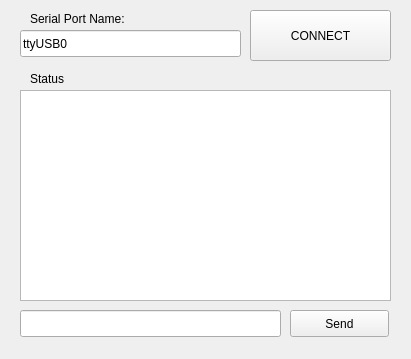
<?xml version="1.0" encoding="UTF-8"?>
<ui version="4.0">
 <class>ConnectionWindow</class>
 <widget class="QWidget" name="ConnectionWindow">
  <property name="geometry">
   <rect>
    <x>0</x>
    <y>0</y>
    <width>411</width>
    <height>359</height>
   </rect>
  </property>
  <property name="windowTitle">
   <string>Form</string>
  </property>
  <widget class="QLabel" name="lblSerial">
   <property name="geometry">
    <rect>
     <x>30</x>
     <y>10</y>
     <width>121</width>
     <height>17</height>
    </rect>
   </property>
   <property name="text">
    <string>Serial Port Name: </string>
   </property>
  </widget>
  <widget class="QLabel" name="lblStatus">
   <property name="geometry">
    <rect>
     <x>30</x>
     <y>70</y>
     <width>67</width>
     <height>17</height>
    </rect>
   </property>
   <property name="text">
    <string>Status</string>
   </property>
  </widget>
  <widget class="QPlainTextEdit" name="txtStatus">
   <property name="geometry">
    <rect>
     <x>20</x>
     <y>90</y>
     <width>371</width>
     <height>211</height>
    </rect>
   </property>
   <property name="readOnly">
    <bool>true</bool>
   </property>
  </widget>
  <widget class="QPushButton" name="pbConnect">
   <property name="geometry">
    <rect>
     <x>250</x>
     <y>10</y>
     <width>141</width>
     <height>51</height>
    </rect>
   </property>
   <property name="text">
    <string>CONNECT</string>
   </property>
  </widget>
  <widget class="QLineEdit" name="lnName">
   <property name="geometry">
    <rect>
     <x>20</x>
     <y>30</y>
     <width>221</width>
     <height>27</height>
    </rect>
   </property>
   <property name="text">
    <string>ttyUSB0</string>
   </property>
  </widget>
  <widget class="QPushButton" name="pbSend">
   <property name="geometry">
    <rect>
     <x>290</x>
     <y>310</y>
     <width>99</width>
     <height>27</height>
    </rect>
   </property>
   <property name="text">
    <string>Send</string>
   </property>
  </widget>
  <widget class="QLineEdit" name="lnSend">
   <property name="geometry">
    <rect>
     <x>20</x>
     <y>310</y>
     <width>261</width>
     <height>27</height>
    </rect>
   </property>
  </widget>
 </widget>
 <resources/>
 <connections/>
</ui>
